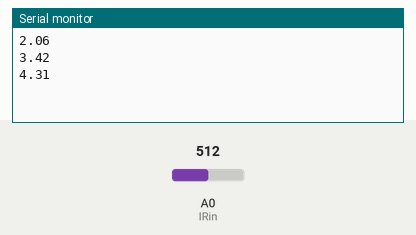
The sketch below on a simulated Arduino Uno, built with avr-gcc and run on an emulated ATmega328P. Shown: the last lines printed to the serial monitor. The inputs (shaded band) are chosen by the test bench; at power-on: A0 (IRin) = 512.

Above: at 1.2 s.
1.3 s: A0 (IRin) set to 716
At 1.49 s:
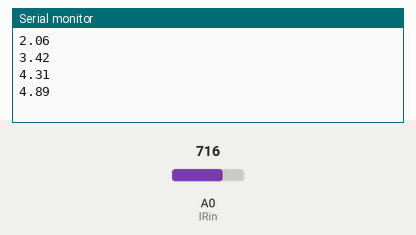
2.8 s: A0 (IRin) set to 900
At 3.09 s:
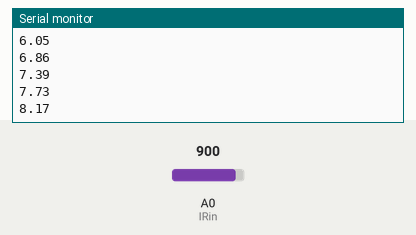
Timing chart, 0 to 5.8 s (numbered marks = the images above; inputs shaded):
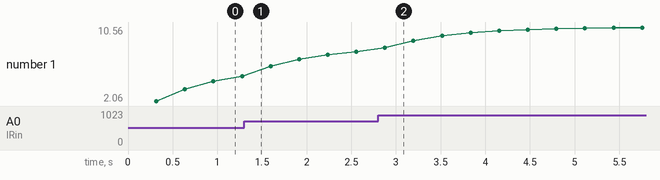

Measured:
- after the input at 2.8 s, the serial monitor: prints a new line after 0.08 s (image 2)
- plotted number 1: 4.89 → 7.73 after the input at 1.3 s, 7.73 → 10.56 after the input at 2.8 s

The sketch:

WaterLevel.ino
```cpp
#define IRin A0
#define ALPHA 0.0042

void setup()
{
  pinMode(IRin, INPUT);
  Serial.begin(9600);
}

void shortFilter(double *out, double in, double t)
{
  double out1 = *out;

  out1 = ((in - out1) * t) + out1;

  *out = out1;
}

void loop()
{
  static unsigned int a = 0;
  a++;
  static double IRvalFilt = 0;

  double IRval = (double)analogRead(IRin) * 12 / 1023;

  shortFilter(&IRvalFilt, IRval, (double)ALPHA);

  if(a%100 == 0)
    Serial.println(IRvalFilt);

  delay(3);
}
```
